Frame 1 (no input): blank canvas, image omitted
Frame 60 (the mouse pressed at the canvas centre just before this capture): blank canvas, image omitted
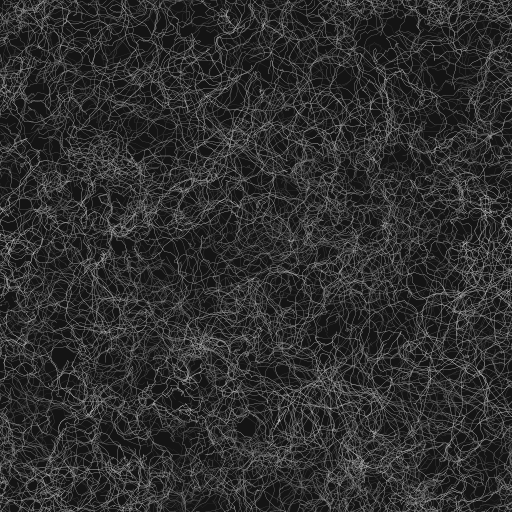
Frame 120 (the mouse held since frame 60 and released just before this capture)

The Processing sketch whose frames 1 and 60 were blank and that drew this single picture after the mouse press (run headless with seeded random() and noise(); from frame 60 on, the mouse is pressed at the canvas centre):

// Processing sketch: SmokeTexture
// ── SmokeTexture.pde
float increment = 0.1f;
float incrementZ = 0.1f;

float spacing = 10.0f;
int collumns, rows;
float zOffset = 0.0f;

int particleCount = 800;

Particle[] particles;
PVector[] flowField;

boolean run = false;

void setup()
{
  size(512, 512);
  background(20);

  collumns = floor(width/spacing)+1;
  rows = floor(height/spacing) +1;

  flowField = new PVector[collumns * rows];

  particles = new Particle[particleCount];

  for (int i = 0; i < particles.length; i++)
  {
    PVector startPos = new PVector(random(0, width), random(0, height));
    PVector startVel = new PVector(random(-1, 1), random(-1, 1));
    particles[i] = new Particle(startPos, startVel);

    float white = random(50,250);

    float r = white;
    float g = white;
    float b = white;

    //float g = random(120-r, 230-r);

    particles[i].SetColor(r, g, b);
  }
}

void mousePressed()
{
  run = !run;
}

void keyPressed() {
  if (key == CODED) 
  {
    if (keyCode == UP) 
    {
      save("smokeTex.png");
    }
  }
}
void draw()
{
  if (!run)
  {
    return;
  }

  // fill(10, 10);
  // rect(0, 0, width, height);

  float yOffset = 0.0f;

  for (int y = 0; y < rows; y++)
  {
    float xOffset = 0.0f;
    for (int x = 0; x < collumns; x++)
    {
      int index = y * collumns + x;
      float angle = (noise(xOffset, yOffset, zOffset)*2 - 1.0f) * 2880;
      float r = noise(xOffset, yOffset, zOffset*0.01);
      xOffset += increment;

      PVector v = AngleVector(angle, r * spacing);
      flowField[index] = v;

      // DrawFlowField(x,y,v,r);
    }
    yOffset += increment;
  }

  for (int i = 0; i < particles.length; i++)
  {
    particles[i].Update();
    // particles[i].Render();
    particles[i].EdgeWarp();
    particles[i].Follow(flowField);
  }

  zOffset += incrementZ;

  println(floor(frameRate));
}

void DrawFlowField(int x, int y, PVector v, float noiseValue)
{
  stroke(30 + 225*noiseValue);
  strokeWeight(0.8f);
  line(x*spacing, y*spacing, x*spacing + v.x, y*spacing + v.y);
}

// ── PVectorAngleConstructor.pde


PVector AngleVector(float angle, float length)
{
   PVector v = new PVector(length,0);
   v.rotate(angle * PI / 180.0f);
   return v;
}

// ── Particles.pde
PVector zero = new PVector(0, 0);
float maxSpeed = 6;

public class Particle
{
  PVector previousPosition = zero;
  PVector currentPosition = zero;
  PVector velocity = zero;
  PVector acceleration = zero;
  color colour = color(0, 0, 0);

  Particle()
  {
    currentPosition = zero;
    velocity = zero;
    acceleration = zero;
  }

  Particle(PVector startPos, PVector startVel)
  {
    previousPosition = startPos;
    currentPosition = startPos;
    velocity = startVel;
    acceleration = zero;
  }

  void SetColor(float r, float g, float b)
  {
    colour = color(r, g, b);
  }

  void Update()
  {
    velocity = PVector.add(velocity, acceleration);
    velocity.limit(maxSpeed);

    currentPosition = PVector.add(currentPosition, velocity);
    acceleration = zero;
    Render();
    previousPosition = currentPosition;
  }

  void ApplyForce(PVector force)
  {
    acceleration = PVector.add(acceleration, force);
  }

  void Follow(PVector[] flowField)
  {
    int x = floor(currentPosition.x/spacing);
    int y = floor(currentPosition.y/spacing);
    int index = y * collumns + x;
    PVector force = flowField[index].mult(0.9f);

    ApplyForce(force);
  }

  void EdgeWarp()
  {
    if (currentPosition.x > width)
    {
      currentPosition.x = 0;
    } else if (currentPosition.x < 0)
    {
      currentPosition.x = width;
    }

    if (currentPosition.y > height)
    {
      currentPosition.y = 0;
    } else if (currentPosition.y < 0)
    {
      currentPosition.y = height;
    }
  }

  void Render()
  {
    if (PVector.sub(previousPosition, currentPosition).mag() > width/2)
    {
      return;
    }

    float r = red(colour);
    float g = green(colour);
    float b = blue(colour);
    stroke(r, g, b,235);
    strokeWeight(0.3f);

    line(previousPosition.x,previousPosition.y,currentPosition.x,currentPosition.y);
    //point(currentPosition.x, currentPosition.y);
  }
}
